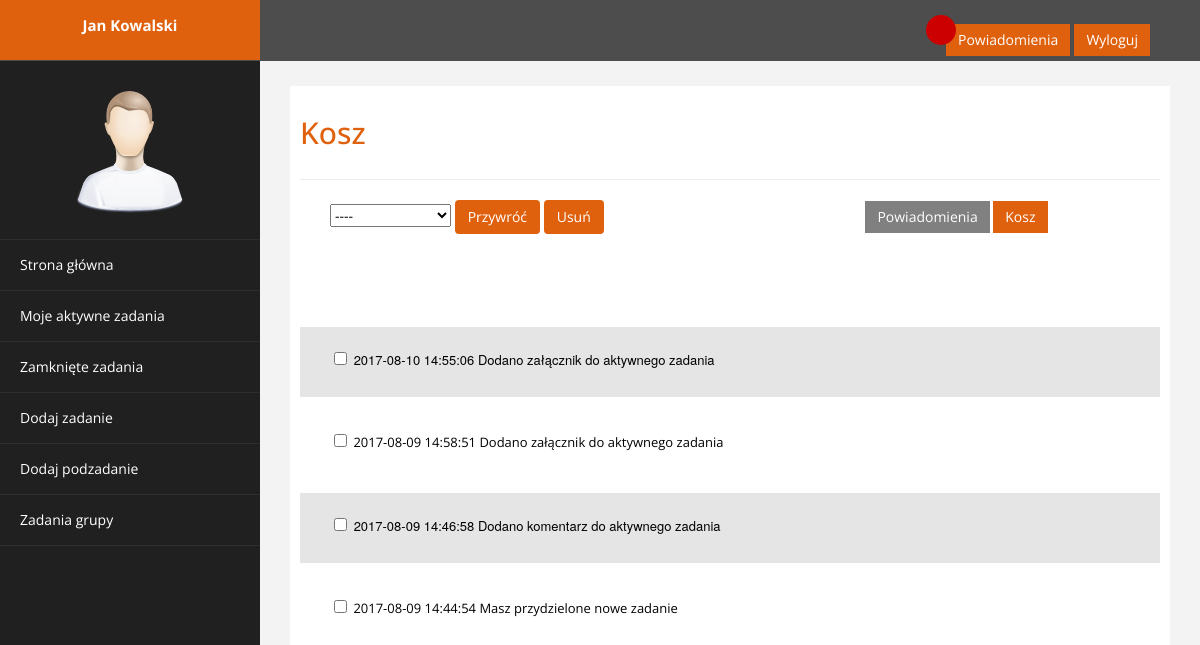
/bin.php (signed in), run on the app's committed database.
### tables this page shows
CREATE TABLE `notifications` (
  `notification_ID` int(11) NOT NULL,
  `date` datetime NOT NULL,
  `task_ID` int(11) NOT NULL,
  `subtask_ID` int(11) DEFAULT NULL,
  `text` text NOT NULL
);

### database/dbinfo.php (called while the page is built, shortened)
<?php
        $db_subtask_tab = 'subtask';
                $db_subtask_id = 'subtask_ID';
                $db_subtask_taskid = 'task_ID';
                $db_subtask_userid = 'user_ID';
        $db_notifications_tab = 'notifications';
                $db_notifications_id = 'notification_ID';
                $db_notifications_date = 'date';
                $db_notifications_taskid = 'task_ID';
                $db_notifications_text = 'text';
        $db_nots_user_tab = 'nots_user';
                $db_nots_user_id = 'nots_ID';
                $db_nots_user_notificationid = 'notification_ID';
                $db_nots_user_userid = 'user_ID';
                $db_nots_user_readnots = 'read_nots';
                $db_nots_user_delete= 'delete_n';
?>

### bin.php (the view, shortened to what this page needs)
<!DOCTYPE html>
<html xmlns="http://www.w3.org/1999/xhtml">
<head>
    <link href="template/assets/css/bootstrap.css" rel="stylesheet" />
    <link href="template/assets/css/custom.css" rel="stylesheet" />
</head>
<body>
    <div id="wrapper">
        <nav class="navbar navbar-default navbar-cls-top " role="navigation" style="margin-bottom: 0">
            <div class="navbar-header">
                <a class="navbar-brand" href="main.php"><?php echo $_SESSION['fname']." ".$_SESSION['lname']?></a>
            </div>
    <div style="color: white;
    padding: 15px 50px 5px 50px;
    float: right;
    font-size: 16px;"> <div class="circle" id="circle"></div><a href="nots.php" class="btn btn-danger square-btn-adjust">Powiadomienia</a>
        <a href="logout.php" class="btn btn-danger square-btn-adjust">Wyloguj</a>
    </div>
        </nav>
                <nav class="navbar-default navbar-side" role="navigation">
            <div class="sidebar-collapse">
                <ul class="nav" id="main-menu">
				<li class="text-center">
                    <img src="template/assets/img/find_user.png" class="user-image img-responsive"/>
					</li>
                    <li>
                        <a  href="main.php" ><i "></i> Strona główna</a>
                    </li>
                    <li>
                        <a  href="tasks.php" ><i "></i> Moje aktywne zadania</a>
                    </li>
                    <li>
                        <a href="old_tasks.php" ><i "></i>Zamknięte zadania</a>
                    </li>
                   <?php
                   If ($_SESSION['function']=="2" ){
                      echo '<li>
                        <a  href="add_tasks.php"><i "></i> Dodaj zadanie</a>
                    </li>';
                      echo '<li>
                        <a  href="add_subtasks.php"><i "></i> Dodaj podzadanie</a>
                    </li>';
                       echo '<li><a href="team_tasks.php"><i "></i> Zadania grupy</a>
                    </li>';
                   }
                   ?>
                </ul>
            </div>
        </nav>
        <div id="page-wrapper" >
            <div id="page-inner">
                <div class="row">
                    <div class="col-md-12">
                     <h2>Kosz</h2>
                       </div>
                     </div>
                 <hr />
                 <form  action="restore_nots.php" method='post' >
                  <select onchange='changeChecked()' id='deletenots' name="deletenots" style="margin-left: 30px">
                        <option value="----" >----</option>
                  </select>
                      <button type="submit" name="restore">Przywróć</button>
                      <button type="submit"  name="delete" value="delete"  >Usuń</button>
                 <a href="nots.php" style='position:relative; margin-left: 30%; background-color: grey' class="btn btn-danger square-btn-adjust">Powiadomienia</a>
                 <a href="bin.php" style='position:relative; background-color: #e0610d' class="btn btn-danger square-btn-adjust">Kosz</a>
                 <br><br><br><br><br>
<?php
    require_once "database/dbinfo.php";
    $connection = db_connection();
        $sql = "SELECT $db_subtask_tab.$db_subtask_id,$db_notifications_tab.$db_notifications_taskid, $db_notifications_tab.$db_notifications_text ,$db_notifications_tab.$db_notifications_date, $db_nots_user_tab.$db_nots_user_id, $db_nots_user_tab.$db_nots_user_readnots "
                . "FROM $db_notifications_tab INNER JOIN $db_nots_user_tab ON $db_notifications_tab.$db_notifications_id = $db_nots_user_tab.$db_nots_user_notificationid "
                . "INNER JOIN $db_subtask_tab ON $db_notifications_tab.$db_notifications_taskid=$db_subtask_tab.$db_subtask_taskid "
                . "WHERE  $db_nots_user_tab.$db_nots_user_delete='1'  AND $db_nots_user_tab.$db_nots_user_userid=".$_SESSION['id']." AND $db_subtask_tab.$db_subtask_userid=".$_SESSION['id']." "
                . "ORDER BY $db_notifications_tab.$db_notifications_date DESC";
        $result = $connection->query($sql);
        while($row = $result->fetch_assoc()){
            if ($row[$db_nots_user_readnots]==0){
                echo "<div class='teamtask-form'>";
                echo "<p class='team-taskform'>";
                echo "<input class='checkboxu' type='checkbox' name='not[]' id='not' value='$row[$db_nots_user_id]'>   <a  href='javascript:change_read($row[$db_nots_user_id],$row[$db_subtask_id], $row[$db_notifications_taskid])' style='color:black; text-decoration: none'>      $row[$db_notifications_date]".'    '." $row[$db_notifications_text]</a>".'<br><br>';
                echo "</p>";
                echo "</div>";
            }else {
                echo "<p class='team-taskform'>";
                echo "<input class='checkboxr' type='checkbox' name='not[]' id='not' value='$row[$db_nots_user_id]'><a href='tasks_all.php?sid=$row[$db_subtask_id]&tid=$row[$db_notifications_taskid]'  style='color:black; text-decoration: none'>       $row[$db_notifications_date]".'    '." $row[$db_notifications_text]</a>".'<br><br>';
                echo "</p>";
                }
        }
?>
     </form>
            </div>
        </div>
</body>
</html>

### template/assets/css/custom.css (style rules this page uses)
body { font-family: 'Open Sans', sans-serif; }
#wrapper { width: 100%; background:#202020; }
#page-wrapper { padding: 15px 15px; min-height: 600px; background:#F3F3F3; }
#page-inner { width:100%; margin:10px 20px 10px 0px; background-color:#fff!important; padding:10px; min-height:1200px; }
.text-center { text-align:center; }
h2 { color: #e0610d; }
.square-btn-adjust { border: 0px solid transparent; -webkit-border-radius: 0px; -moz-border-radius: 0px; border-radius: 0px; }
p { font-size:16px; line-height:25px; padding-top:20px; }
button { background-color: #e0610d !important; display: inline-block !important; padding: 6px 12px !important; margin-bottom: 0 !important; font-size: 14px !important; font-weight: normal !important; line-height: 1.42857143 !important; text-align: center !important; white-space: nowrap !important; vertical-align: middle !important; cursor: pointer !important; -webkit-user-select: none !important; -moz-user-select: none !important; -ms-user-select: none !important; user-select: none !important; background-image: none !important; border: 1px solid transparent !important; border-radius: 4px !important; color: #ffffff !important; }
input { border-width:1px; outline: none; }
.teamtask-form { width:100%; height:auto; border-color:#cecece !important; font-family: "Helvetica Neue", Helvetica, Arial, sans-serif; background-color: #e5e5e5; padding:10px, 10px, 10px, 10px; }
p.team-taskform { font-size: 13px; margin-left: 30px; }
.circle { width: 30px; height: 30px; background-color: #cc0000; border-radius: 100%; margin-left: -20px; margin-bottom: -21px; z-index: 1; position: relative; text-align: center; }
.user-image { margin: 25px auto; -webkit-border-radius: 10px; -moz-border-radius: 10px; border-radius: 10px; max-height:170px; max-width:170px; }
.navbar-cls-top .navbar-brand { color: #fff; background: #e0610d; width: 260px; text-align: center; height: 60px; font-size: 15px; font-weight: 700; }
.sidebar-collapse , .sidebar-collapse .nav { background:none; }
.sidebar-collapse .nav { padding:0; }
.sidebar-collapse .nav > li > a { color:#fff; background:#202020; text-shadow:none; }
.sidebar-collapse > .nav > li > a { padding:15px 10px; }
.sidebar-collapse > .nav > li { border-bottom: 1px solid rgba(107, 108, 109, 0.19); }
.navbar-side { border:none; background-color: #202020; }
.navbar-cls-top { background:#4D4D4D; border-bottom:none; }
.navbar-default { border:0px solid black; }
.navbar-header { background: #A70303; }
@media (min-width:768px) { #page-wrapper { margin: 0 0 0 260px; padding: 15px 30px; min-height: 1200px; } }
@media (min-width:768px) { .navbar-side { z-index: 1; position: absolute; width: 260px; } }
@media (min-width:768px) { .navbar { border-radius: 0px; } }

### data on the page
notifications: date "2017-08-10 14:55:06", text "Dodano załącznik do aktywnego zadania"
notifications: date "2017-08-09 14:58:51", text "Dodano załącznik do aktywnego zadania"
notifications: date "2017-08-09 14:46:58", text "Dodano komentarz do aktywnego zadania"
notifications: date "2017-08-09 14:44:54", text "Masz przydzielone nowe zadanie"

### other printed values
$_SESSION['fname'] "Jan"
$_SESSION['lname'] "Kowalski"
